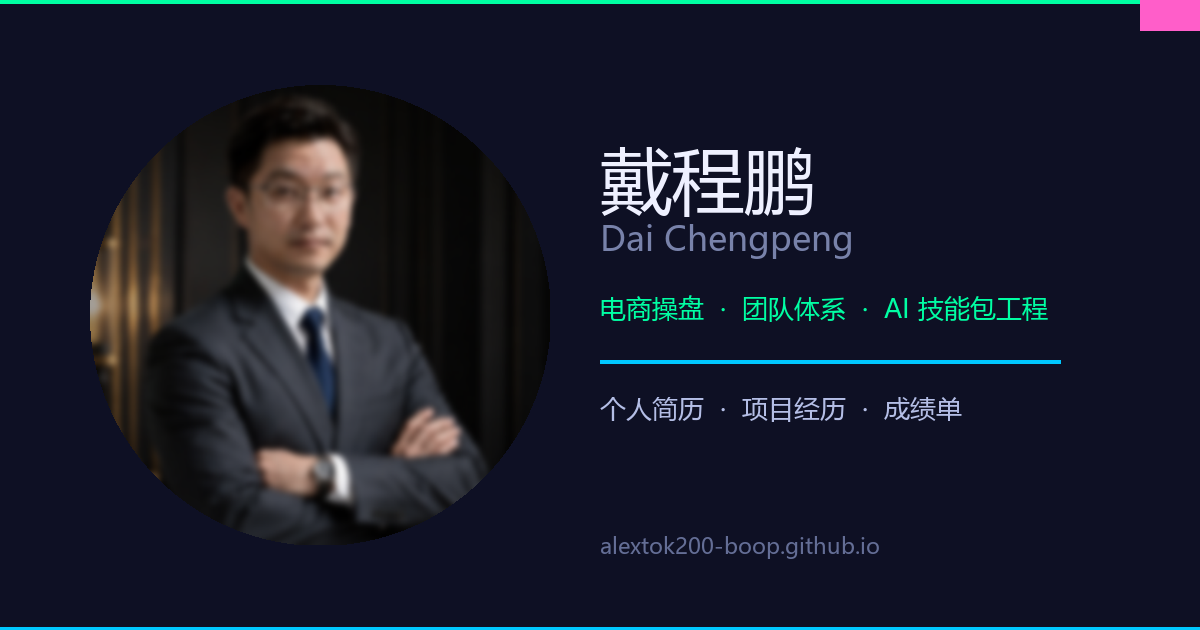
#> input picture assets/img/og-default.png, 1200 x 630 px
$ python -i build_avatar_assets.py   (imports and definitions only)
#> lines starting #> are read from the running program, lines starting #| are printed output that depends on the picture
# -*- coding: utf-8 -*-
"""
build_avatar_assets.py —— v1.7.1
从真人头像原图（C:\\Users\\alext\\Downloads\\头像.png）生成全站资源：
- assets/img/logo.png          清晰版主头像（about.html 简历头像位）
- assets/img/favicon-16/32/180 模糊版浏览器 tab favicon
- assets/img/icon-192/512      模糊版 PWA 图标
- assets/img/icon-512-maskable 模糊版 PWA 自适应安全区图标
- assets/img/og-default.png    社交分享卡（清晰脸 + 暗色 overlay + 文字）

隐私策略：
- 主头像位（logo.png）保留清晰（用户主动选择公开）
- favicon / PWA 图标全做高斯模糊（radius=10），让浏览器 tab 与桌面
  安装图标看不清楚人脸，符合「所有可用存档进行脱敏处理」要求
- og-default 做暗色半透明 overlay + 文字层，避免社交分享预览直接
  曝光真实人脸

回退：从 tools/_source/logo-konllen-v617.png（金狮 K 标）拷贝回
      assets/img/logo.png 后重跑 build_favicons.py 即可
"""
import os
import sys
from pathlib import Path
from PIL import Image, ImageFilter, ImageDraw, ImageFont

ROOT = Path(__file__).resolve().parent.parent
ASSETS = ROOT / "assets" / "img"
SRC = Path(r"C:\Users\alext\Downloads\头像.png")

LOGO = ASSETS / "logo.png"
FAVICONS = [
    ("favicon-16.png", 16),
    ("favicon-32.png", 32),
    ("favicon-180.png", 180),
]
ICONS = [
    ("icon-192.png", 192),
    ("icon-512.png", 512),
]
MASKABLE = ("icon-512-maskable.png", 512, 0.6)  # 安全区 60%
OG = ASSETS / "og-default.png"

# 脱敏参数：favicon / icon 模糊半径（越大越模糊，10 已是"看不清五官仅轮廓"）
BLUR_RADIUS = 10

# 站点暗色基调（与 :root[data-theme=dark] 对齐）
BG_DARK = (14, 16, 36)            # var(--bg) #0e1024
NEON_GREEN = (0, 255, 163)        # var(--neon-green)
NEON_BLUE = (0, 200, 255)
NEON_PINK = (255, 94, 201)
TEXT_WHITE = (238, 240, 255)


# [5 lines left out: function cover_square, not called in this run]


def make_blurred(im, radius=BLUR_RADIUS):
    return im.filter(ImageFilter.GaussianBlur(radius=radius))


# [38 lines left out: functions make_maskable, save_optimized, find_font, not called in this run]


def make_og_default(src):
    """og-default.png（1200×630）—— 真人脸清晰版 + 暗色 overlay + 文字
    设计：
      - 暗色渐变背景（上下两条霓虹光带作装饰，避免右侧角落碎片）
      - 左：人脸圆形特写（适度模糊以不直接曝光全脸，sigma=4）
      - 右：标题 + tagline + 域名
    """
    W, H = 1200, 630
    # 背景：纯暗色 + 顶部 / 底部两条细霓虹装饰线
    canvas = Image.new("RGB", (W, H), BG_DARK)
    draw_bg = ImageDraw.Draw(canvas)
    # 顶/底两条霓虹装饰条（（避免在大角画 ellipse 产生渲染碎片）
    draw_bg.rectangle([0, 0, W, 3], fill=NEON_GREEN)
    draw_bg.rectangle([0, H - 3, W, H], fill=NEON_BLUE)
    # 右下角小色块装饰（保留呼应顶部，但不溢出）
    draw_bg.rectangle([W - 60, 0, W, 30], fill=NEON_PINK)

    # 左：圆形头像（适度模糊避免全脸曝光）
    avatar_size = 460
    head = src.resize((600, 600), Image.LANCZOS)
    head = head.filter(ImageFilter.GaussianBlur(radius=4))
    head = cover_square(head).resize((avatar_size, avatar_size), Image.LANCZOS)
    # 圆形遮罩
    mask = Image.new("L", (avatar_size, avatar_size), 0)
    ImageDraw.Draw(mask).ellipse([0, 0, avatar_size, avatar_size], fill=255)
    canvas.paste(head, (90, 85), mask)

    # 右：文字层
    f_title = find_font(72)
    f_sub = find_font(34)
    f_tag = find_font(26)
    f_url = find_font(22)
    draw = ImageDraw.Draw(canvas)

    # 主标题
    draw.text((600, 130), "戴程鹏", fill=TEXT_WHITE, font=f_title)
    # 英文名
    draw.text((600, 215), "Dai Chengpeng", fill=(120, 130, 170), font=f_sub)
    # tagline（霓虹绿）
    draw.text((600, 290), "电商操盘  ·  团队体系  ·  AI 技能包工程",
              fill=NEON_GREEN, font=f_tag)
    # 横线分隔
    draw.rectangle([600, 360, 600 + 460, 363], fill=NEON_BLUE)
    # 副标题
    draw.text((600, 390), "个人简历  ·  项目经历  ·  成绩单",
              fill=(180, 190, 230), font=f_tag)
    # 域名（底部）
    draw.text((600, 530), "alextok200-boop.github.io",
              fill=(100, 110, 150), font=f_url)
    return canvas


# [38 lines left out: function main, not called in this run]


# [2 lines not run here, left out]

>>> import cv2
>>> picture = cv2.imread('../assets/img/og-default.png', cv2.IMREAD_GRAYSCALE)
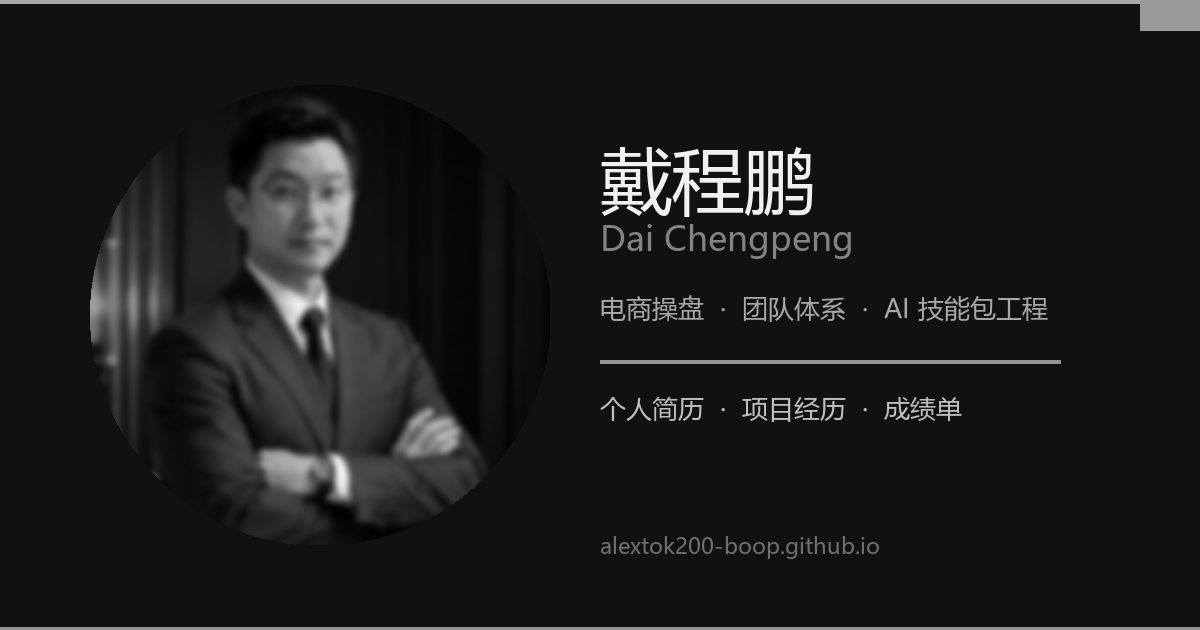
#> picture: shape (630, 1200); min 0, max 241, mean 28.4
>>> result = make_og_default(picture)
#> in make_og_default, `canvas = Image.new("RGB", (W, H), BG_DARK)`:
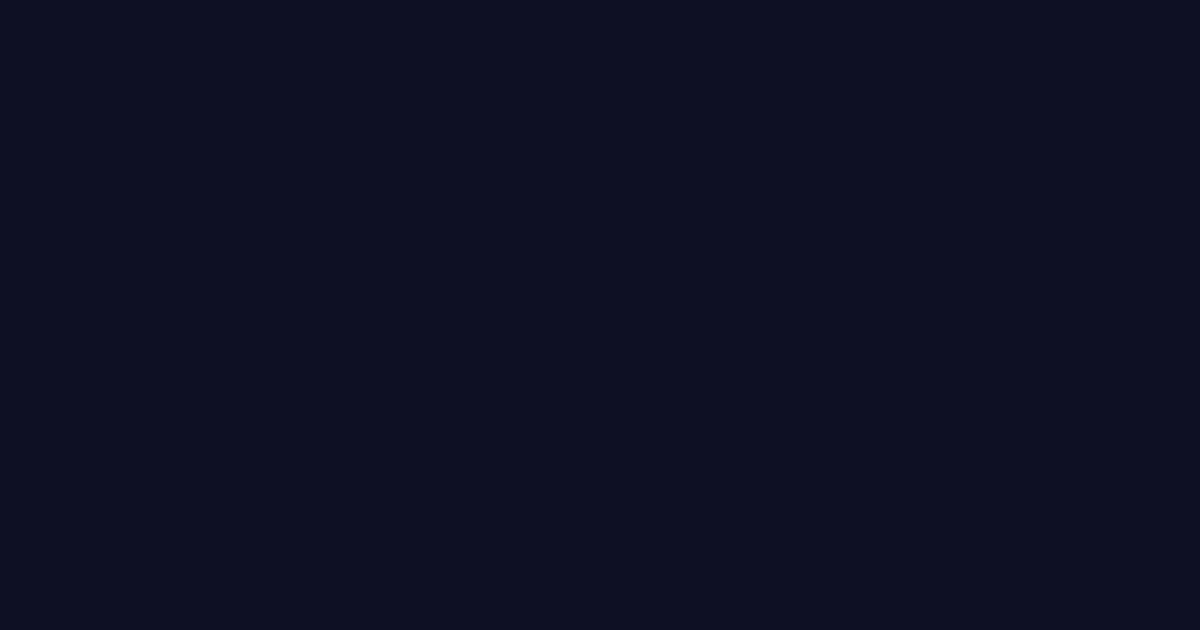
#> canvas: PIL image 1200x630 RGB; mean R, G, B 14, 16, 36
#> (the run stopped early here; a loop or call above may not have finished)
